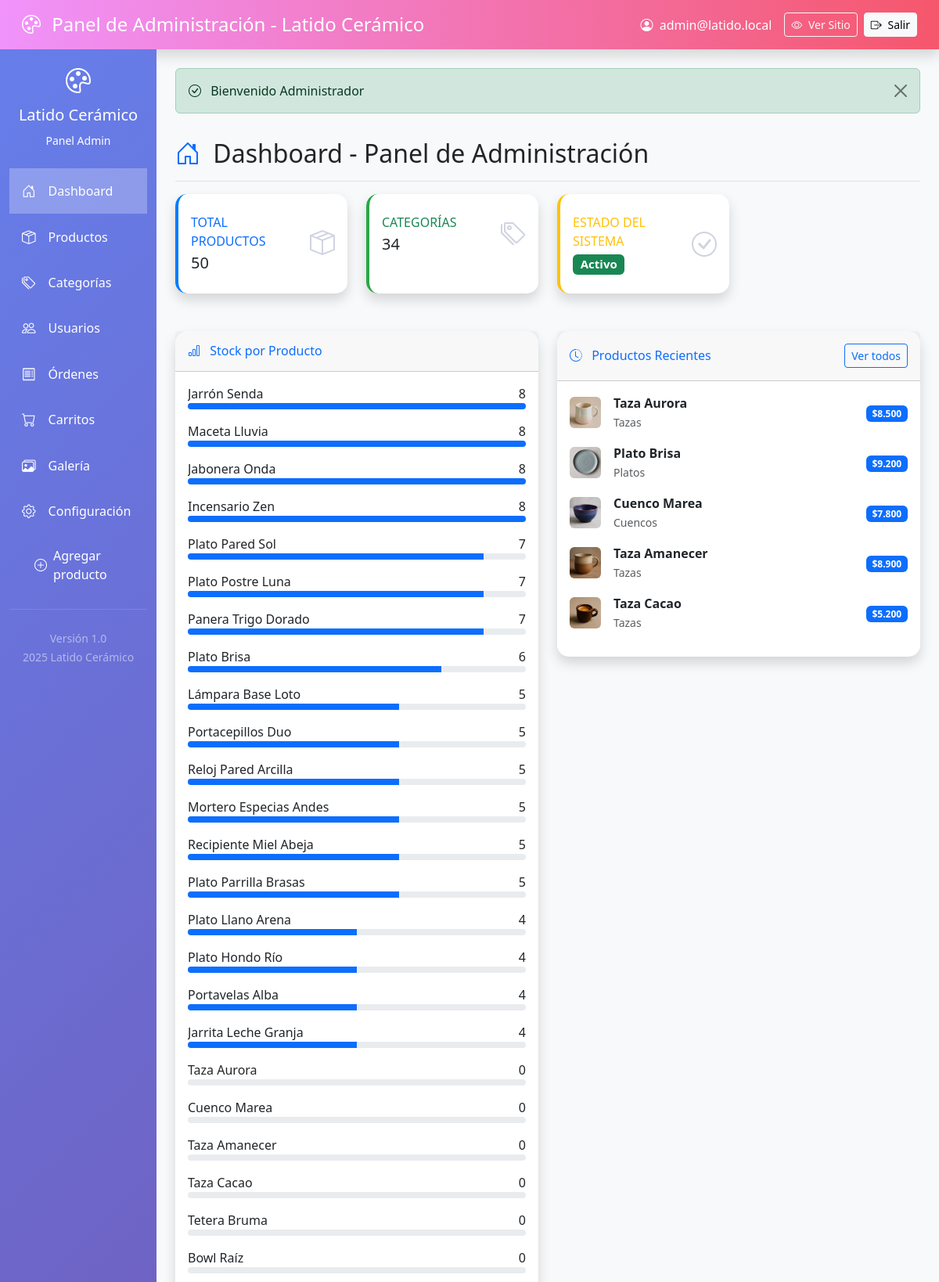
The app's page /admin/index.php (signed in, upper part) with its own data.
### tables this page shows
CREATE TABLE `admin_secciones` (
  `id` int UNSIGNED NOT NULL,
  `slug` varchar(60) NOT NULL,
  `nombre` varchar(100) NOT NULL,
  `icono` varchar(60) DEFAULT NULL,
  `en_menu` tinyint(1) NOT NULL DEFAULT '1',
  `activo` tinyint(1) NOT NULL DEFAULT '1',
  `orden` int UNSIGNED NOT NULL DEFAULT '10',
  `created_at` timestamp NULL DEFAULT CURRENT_TIMESTAMP
);

CREATE TABLE `productos` (
  `id` bigint UNSIGNED NOT NULL,
  `categoria_id` bigint UNSIGNED NOT NULL,
  `nombre` varchar(150) NOT NULL,
  `slug` varchar(180) NOT NULL,
  `descripcion` text NOT NULL,
  `precio` decimal(10,2) NOT NULL,
  `precio_original` decimal(10,2) DEFAULT NULL,
  `descuento_porcentaje` decimal(5,2) DEFAULT NULL,
  `es_combo` tinyint(1) NOT NULL DEFAULT '0',
  `stock` int UNSIGNED NOT NULL DEFAULT '0',
  `sku` varchar(100) DEFAULT NULL,
  `imagen_principal` varchar(255) DEFAULT NULL,
  `meta_title` varchar(160) DEFAULT NULL,
  `meta_description` varchar(255) DEFAULT NULL,
  `activo` tinyint(1) NOT NULL DEFAULT '1',
  `created_at` timestamp NULL DEFAULT CURRENT_TIMESTAMP,
  `updated_at` timestamp NULL DEFAULT CURRENT_TIMESTAMP ON UPDATE CURRENT_TIMESTAMP
);

CREATE TABLE `categorias` (
  `id` bigint UNSIGNED NOT NULL,
  `nombre` varchar(100) NOT NULL,
  `slug` varchar(100) NOT NULL,
  `descripcion` text,
  `meta_title` varchar(160) DEFAULT NULL,
  `meta_description` varchar(255) DEFAULT NULL,
  `orden` int UNSIGNED DEFAULT '0',
  `visible` tinyint(1) NOT NULL DEFAULT '1',
  `created_at` timestamp NULL DEFAULT CURRENT_TIMESTAMP,
  `updated_at` timestamp NULL DEFAULT CURRENT_TIMESTAMP ON UPDATE CURRENT_TIMESTAMP
);

### admin/includes/functions.php (called while the page is built, shortened)
<?php
function secciones_menu(): array
{
    try {
        if (class_exists('Conexion')) {
            $cx = new Conexion();
            $pdo = $cx->getConexion();
            if (class_exists('SeccionesAdmin')) {
                $sec = new SeccionesAdmin($pdo);
                $menu = $sec->obtenerMenu();
                if (!empty($menu)) return $menu;
            }
        }
    } catch (Throwable $e) {}
    return [
        "inicio" => ["nombre" => "Dashboard", "icono" => "house-door"],
        "productos" => ["nombre" => "Productos", "icono" => "box-seam"],
        "categorias" => ["nombre" => "Categorías", "icono" => "tags"],
        "usuarios" => ["nombre" => "Usuarios", "icono" => "people"],
        "ordenes" => ["nombre" => "Órdenes", "icono" => "receipt"],
        "galeria" => ["nombre" => "Galería", "icono" => "images"],
        "configuracion" => ["nombre" => "Configuración", "icono" => "gear"]
    ];
}
function formatear_precio(float $precio): string
{
    return '$' . number_format($precio, 0, ',', '.');
}
?>

### admin/classes/SeccionesAdmin.php (called while the page is built, shortened)
<?php
class SeccionesAdmin {
    private PDO $pdo;
    public function __construct(PDO $pdo) { $this->pdo = $pdo; }
    public function obtenerMenu(): array {
        $rows = $this->pdo->query("SELECT slug,nombre,icono FROM admin_secciones WHERE activo=1 AND en_menu=1 ORDER BY orden ASC")->fetchAll();
        $menu = [];
        foreach ($rows as $r) { $menu[$r['slug']] = ['nombre'=>$r['nombre'],'icono'=>$r['icono']]; }
        return $menu;
    }
}

### admin/classes/ProductoAdmin.php (called while the page is built, shortened)
<?php
class ProductoAdmin
{
    private ?string $nombre = null;
    private ?float $precio = null;
    private int $stock = 0;
    private ?string $imagen_principal = null;
    public function getNombre(): ?string { return $this->nombre; }
    public function getPrecio(): ?float { return $this->precio; }
    public function getStock(): int { return $this->stock; }
    public function getImagenPrincipal(): ?string { return $this->imagen_principal; }
    public function todosProductos(): array
    {
        $conexion = (new Conexion())->getConexion();
        $query = "SELECT p.*, c.nombre AS categoria_nombre
                  FROM productos p
                  JOIN categorias c ON c.id = p.categoria_id
                  ORDER BY p.created_at DESC";
        $st = $conexion->prepare($query);
        $st->setFetchMode(PDO::FETCH_CLASS, self::class);
        $st->execute();
        return $st->fetchAll();
    }
}
?>

### admin/views/inicio.php (the view, shortened to what this page needs)
<div class="d-flex justify-content-between flex-wrap flex-md-nowrap align-items-center pt-3 pb-2 mb-3 border-bottom">
    <h1 class="h2">
        <i class="bi bi-house-door text-primary me-2"></i>
        Dashboard - Panel de Administración
    </h1>
</div>
<?php
require_once("classes/ProductoAdmin.php");
$producto = new ProductoAdmin();
$lista = $producto->todosProductos();
$total_productos = count($lista);
$categorias_unicas = [];
foreach ($lista as $p) { $categorias_unicas[$p->categoria_nombre ?? 'Sin categoría'] = true; }
$total_categorias = count($categorias_unicas);
$productos_stock = [];
foreach ($lista as $p) {
    $productos_stock[] = [
        'nombre' => (string)$p->getNombre(),
        'stock' => max(0, (int)$p->getStock())
    ];
}
usort($productos_stock, fn($a,$b) => $b['stock'] <=> $a['stock']);
$max_stock_producto = $productos_stock ? max(array_column($productos_stock, 'stock')) : 0;
$productos_recientes = array_slice($lista, 0, 5);
?>
<div class="row mb-4">
    <div class="col-xl-3 col-md-6 mb-4">
        <div class="card card-admin border-left-primary shadow h-100 py-2" style="border-left: 4px solid #007bff;">
            <div class="card-body">
                <div class="row no-gutters align-items-center">
                    <div class="col mr-2">
                        <div class="text-xs font-weight-bold text-primary text-uppercase mb-1">
                            Total Productos
                        </div>
                        <div class="h5 mb-0 font-weight-bold text-gray-800"><?= $total_productos ?></div>
                    </div>
                    <div class="col-auto">
                        <i class="bi bi-box-seam fa-2x text-gray-300" style="font-size: 2rem; color: #d1d3e2;"></i>
                    </div>
                </div>
            </div>
        </div>
    </div>
    <div class="col-xl-3 col-md-6 mb-4">
        <div class="card card-admin border-left-success shadow h-100 py-2" style="border-left: 4px solid #28a745;">
            <div class="card-body">
                <div class="row no-gutters align-items-center">
                    <div class="col mr-2">
                        <div class="text-xs font-weight-bold text-success text-uppercase mb-1">
                            Categorías
                        </div>
                        <div class="h5 mb-0 font-weight-bold text-gray-800"><?= $total_categorias ?></div>
                    </div>
                    <div class="col-auto">
                        <i class="bi bi-tags fa-2x text-gray-300" style="font-size: 2rem; color: #d1d3e2;"></i>
                    </div>
                </div>
            </div>
        </div>
    </div>
    <div class="col-xl-3 col-md-6 mb-4">
        <div class="card card-admin border-left-warning shadow h-100 py-2" style="border-left: 4px solid #ffc107;">
            <div class="card-body">
                <div class="row no-gutters align-items-center">
                    <div class="col mr-2">
                        <div class="text-xs font-weight-bold text-warning text-uppercase mb-1">
                            Estado del Sistema
                        </div>
                        <div class="h5 mb-0 font-weight-bold text-gray-800">
                            <span class="badge bg-success">Activo</span>
                        </div>
                    </div>
                    <div class="col-auto">
                        <i class="bi bi-check-circle fa-2x text-gray-300" style="font-size: 2rem; color: #d1d3e2;"></i>
                    </div>
                </div>
            </div>
        </div>
    </div>
</div>
<div class="row mb-4">
    <div class="col-lg-6 mb-4">
        <div class="card card-admin shadow">
            <div class="card-header py-3 d-flex flex-row align-items-center justify-content-between">
                <h6 class="m-0 font-weight-bold text-primary">
                    <i class="bi bi-bar-chart me-2"></i>
                    Stock por Producto
                </h6>
            </div>
            <div class="card-body">
                <?php if (!empty($productos_stock)): ?>
                    <?php foreach ($productos_stock as $it): $cantidad = (int)$it['stock']; $nombre = $it['nombre']; ?>
                        <div class="mb-3">
                            <div class="d-flex justify-content-between">
                                <span class="text-truncate" style="max-width: 70%" title="<?= htmlspecialchars($nombre) ?>"><?= htmlspecialchars($nombre) ?></span>
                                <span class="font-weight-bold"><?= $cantidad ?></span>
                            </div>
                            <div class="progress" style="height: 8px;">
                                <div class="progress-bar bg-primary" role="progressbar"
                                     style="width: <?= $max_stock_producto > 0 ? (($cantidad / $max_stock_producto) * 100) : 0 ?>%"></div>
                            </div>
                        </div>
                    <?php endforeach; ?>
                <?php else: ?>
                    <p class="text-muted">No hay datos disponibles</p>
                <?php endif; ?>
            </div>
        </div>
    </div>
    <div class="col-lg-6 mb-4">
        <div class="card card-admin shadow">
            <div class="card-header py-3 d-flex flex-row align-items-center justify-content-between">
                <h6 class="m-0 font-weight-bold text-primary">
                    <i class="bi bi-clock-history me-2"></i>
                    Productos Recientes
                </h6>
                <a href="?sec=productos" class="btn btn-sm btn-outline-primary">Ver todos</a>
            </div>
            <div class="card-body">
                <?php if (!empty($productos_recientes)): ?>
                    <?php foreach ($productos_recientes as $prod): ?>
                        <div class="d-flex align-items-center mb-3">
                            <div class="flex-shrink-0">
                                <img src="../assets/img/productos/<?= htmlspecialchars($prod->getImagenPrincipal() ?? '') ?>"
                                     alt="<?= htmlspecialchars($prod->getNombre()) ?>"
                                     class="rounded"
                                     style="width: 40px; height: 40px; object-fit: cover;">
                            </div>
                            <div class="flex-grow-1 ms-3">
                                <div class="fw-bold"><?= htmlspecialchars($prod->getNombre()) ?></div>
                                <small class="text-muted text-capitalize"><?= htmlspecialchars($prod->categoria_nombre ?? '') ?></small>
                            </div>
                            <div class="flex-shrink-0">
                                <span class="badge bg-primary"><?= formatear_precio($prod->getPrecio()) ?></span>
                            </div>
                        </div>
                    <?php endforeach; ?>
                <?php else: ?>
                    <p class="text-muted">No hay productos registrados</p>
                <?php endif; ?>
            </div>
        </div>
    </div>
</div>

### admin/includes/sidebar.php
<nav class="col-md-3 col-lg-2 d-md-block admin-sidebar collapse">
    <div class="position-sticky pt-3">
        <div class="text-center text-white mb-4">
            <i class="bi bi-palette" style="font-size: 2rem;"></i>
            <h5 class="mt-2">Latido Cerámico</h5>
            <small>Panel Admin</small>
        </div>
        <ul class="nav flex-column">
            <?php
            $menu_items = secciones_menu();
            foreach ($menu_items as $seccion_key => $item):
                $active_class = ($seccion === $seccion_key) ? 'active bg-white bg-opacity-25' : '';
            ?>
                <li class="nav-item">
                    <a class="nav-link text-white d-flex align-items-center py-3 <?= $active_class ?>"
                       href="?sec=<?= $seccion_key ?>">
                        <i class="bi bi-<?= $item['icono'] ?> me-3" style="font-size: 1.1rem;"></i>
                        <?= $item['nombre'] ?>
                    </a>
                </li>
            <?php endforeach; ?>
            <li class="nav-item ms-3 mt-2">
                <?php $active_new = ($seccion === 'crear_producto') ? 'active bg-white bg-opacity-25' : ''; ?>
                <a class="nav-link text-white d-flex align-items-center py-2 <?= $active_new ?>" href="?sec=crear_producto">
                    <i class="bi bi-plus-circle me-2"></i>
                    Agregar producto
                </a>
            </li>
        </ul>
        <hr class="text-white-50 my-4">
        <div class="text-center">
            <small class="text-white-50">
                Versión 1.0<br>
                <?= date('Y') ?> Latido Cerámico
            </small>
        </div>
    </div>
</nav>

### admin/index.php (style rules this page uses)
.admin-sidebar { background: linear-gradient(135deg, #667eea 0%, #764ba2 100%); min-height: 100vh; }
.card-admin { border: none; border-radius: 15px; box-shadow: 0 4px 15px rgba(0,0,0,0.1); }

### records on screen
admin_secciones: nombre "Dashboard"
admin_secciones: nombre "Productos"
admin_secciones: nombre "Categorías"
admin_secciones: nombre "Usuarios"
admin_secciones: nombre "Órdenes"
admin_secciones: nombre "Carritos"
admin_secciones: nombre "Galería"
admin_secciones: nombre "Configuración"
productos: nombre "Jarrón Senda", stock "8"
productos: nombre "Maceta Lluvia", stock "8"
productos: nombre "Jabonera Onda", stock "8"
productos: nombre "Incensario Zen", stock "8"
productos: nombre "Plato Pared Sol", stock "7"
productos: nombre "Plato Postre Luna", stock "7"
productos: nombre "Panera Trigo Dorado", stock "7"
productos: nombre "Plato Brisa", stock "6", imagen_principal (picture), categoria.nombre "Platos", precio "$9.200"
productos: nombre "Lámpara Base Loto", stock "5"
productos: nombre "Portacepillos Duo", stock "5"
productos: nombre "Reloj Pared Arcilla", stock "5"
productos: nombre "Mortero Especias Andes", stock "5"
productos: nombre "Recipiente Miel Abeja", stock "5"
productos: nombre "Plato Parrilla Brasas", stock "5"
productos: nombre "Plato Llano Arena", stock "4"
productos: nombre "Plato Hondo Río", stock "4"
productos: nombre "Portavelas Alba", stock "4"
productos: nombre "Jarrita Leche Granja", stock "4"
productos: nombre "Taza Aurora", stock "0", imagen_principal (picture), categoria.nombre "Tazas", precio "$8.500"
productos: nombre "Cuenco Marea", stock "0", imagen_principal (picture), categoria.nombre "Cuencos", precio "$7.800"
productos: nombre "Taza Amanecer", stock "0", imagen_principal (picture), categoria.nombre "Tazas", precio "$8.900"
productos: nombre "Taza Cacao", stock "0", imagen_principal (picture), categoria.nombre "Tazas", precio "$5.200"
productos: nombre "Tetera Bruma", stock "0"
productos: nombre "Bowl Raíz", stock "0"

### other values on screen
$_SESSION['admin_user_email'] "admin@latido.local"
$_SESSION['mensaje_exito'] "Bienvenido Administrador"
$total_productos "50"
$total_categorias "34"
